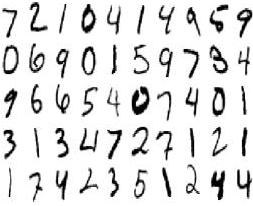
#> input picture pics/handWriting.jpg, 253 x 206 px; its folder holds only this picture in this run
$ python -i skeletonDetection.py   (imports and definitions only)   (older library calls are emulated)
#> lines starting #> are read from the running program, lines starting #| are printed output that depends on the picture
#> further down, picture is the input picture: shape (206, 253); min 0, max 255, mean 224.1
"""
Algorithms for computing the skeleton of a binary image
"""

import numpy as np
from scipy import ndimage

from ._skeletonize import _skeletonize_loop, _table_lookup_index

# --------- Skeletonization by morphological thinning ---------

# [137 lines left out: function skeletonize, not called in this run]

# --------- Skeletonization by medial axis transform --------

_eight_connect = ndimage.generate_binary_structure(2, 2)


def medial_axis(image, mask=None, return_distance=False):
    """
    Compute the medial axis transform of a binary image

    Parameters
    ----------

    image : binary ndarray

    mask : binary ndarray, optional
        If a mask is given, only those elements with a true value in `mask`
        are used for computing the medial axis.

    return_distance : bool, optional
        If true, the distance transform is returned as well as the skeleton.

    Returns
    -------

    out : ndarray of bools
        Medial axis transform of the image

    dist : ndarray of ints
        Distance transform of the image (only returned if `return_distance`
        is True)

    See also
    --------
    skeletonize

    Notes
    -----
    This algorithm computes the medial axis transform of an image
    as the ridges of its distance transform.

    The different steps of the algorithm are as follows
     * A lookup table is used, that assigns 0 or 1 to each configuration of
       the 3x3 binary square, whether the central pixel should be removed
       or kept. We want a point to be removed if it has more than one neighbor
       and if removing it does not change the number of connected components.

     * The distance transform to the background is computed, as well as
       the cornerness of the pixel.

     * The foreground (value of 1) points are ordered by
       the distance transform, then the cornerness.

     * A cython function is called to reduce the image to its skeleton. It
       processes pixels in the order determined at the previous step, and
       removes or maintains a pixel according to the lookup table. Because
       of the ordering, it is possible to process all pixels in only one
       pass.

    Examples
    --------
    >>> square = np.zeros((7, 7), dtype=np.uint8)
    >>> square[1:-1, 2:-2] = 1
    >>> square
    array([[0, 0, 0, 0, 0, 0, 0],
           [0, 0, 1, 1, 1, 0, 0],
           [0, 0, 1, 1, 1, 0, 0],
           [0, 0, 1, 1, 1, 0, 0],
           [0, 0, 1, 1, 1, 0, 0],
           [0, 0, 1, 1, 1, 0, 0],
           [0, 0, 0, 0, 0, 0, 0]], dtype=uint8)
    >>> morphology.medial_axis(square).astype(np.uint8)
    array([[0, 0, 0, 0, 0, 0, 0],
           [0, 0, 1, 0, 1, 0, 0],
           [0, 0, 0, 1, 0, 0, 0],
           [0, 0, 0, 1, 0, 0, 0],
           [0, 0, 0, 1, 0, 0, 0],
           [0, 0, 1, 0, 1, 0, 0],
           [0, 0, 0, 0, 0, 0, 0]], dtype=uint8)

    """
#> called with return_distance = False
    global _eight_connect
    if mask is None:
        masked_image = image.astype(np.bool)
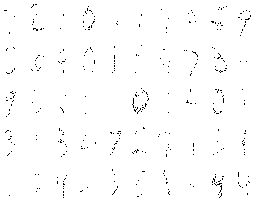
#> masked_image: shape (206, 253) bool; 98.8% white; black in thin lines or dots
    else:
        masked_image = image.astype(bool).copy()
        masked_image[~mask] = False
    #
    # Build lookup table - three conditions
    # 1. Keep only positive pixels (center_is_foreground array).
    # AND
    # 2. Keep if removing the pixel results in a different connectivity
    # (if the number of connected components is different with and
    # without the central pixel)
    # OR
    # 3. Keep if # pixels in neighbourhood is 2 or less
    # Note that table is independent of image
    center_is_foreground = (np.arange(512) & 2**4).astype(bool)
    table = (center_is_foreground  # condition 1.
                &
            (np.array([ndimage.label(_pattern_of(index), _eight_connect)[1] !=
                        ndimage.label(_pattern_of(index & ~ 2**4),
                                    _eight_connect)[1]
                        for index in range(512)]) # condition 2
                |
        np.array([np.sum(_pattern_of(index)) < 3 for index in range(512)]))
        # condition 3
            )


    # Build distance transform
    distance = ndimage.distance_transform_edt(masked_image)
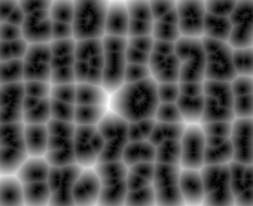
#> distance: shape (206, 253) float64; min 0, max 24.04, mean 7.5; drawn with min black and max white
    if return_distance:
        store_distance = distance.copy()

    # Corners
    # The processing order along the edge is critical to the shape of the
    # resulting skeleton: if you process a corner first, that corner will
    # be eroded and the skeleton will miss the arm from that corner. Pixels
    # with fewer neighbors are more "cornery" and should be processed last.
    # We use a cornerness_table lookup table where the score of a
    # configuration is the number of background (0-value) pixels in the
    # 3x3 neighbourhood
    cornerness_table = np.array([9 - np.sum(_pattern_of(index))
                                 for index in range(512)])
    corner_score = _table_lookup(masked_image, cornerness_table)

    # Define arrays for inner loop
    i, j = np.mgrid[0:image.shape[0], 0:image.shape[1]]
    result = masked_image.copy()
    distance = distance[result]
    i = np.ascontiguousarray(i[result], np.int32)
    j = np.ascontiguousarray(j[result], np.int32)
    result = np.ascontiguousarray(result, np.uint8)

    # Determine the order in which pixels are processed.
    # We use a random # for tiebreaking. Assign each pixel in the image a
    # predictable, random # so that masking doesn't affect arbitrary choices
    # of skeletons
    #
    generator = np.random.RandomState(0)
    tiebreaker = generator.permutation(np.arange(masked_image.sum()))
    order = np.lexsort((tiebreaker,
                        corner_score[masked_image],
                        distance))
    order = np.ascontiguousarray(order, np.int32)

    table = np.ascontiguousarray(table, np.uint8)
    # Remove pixels not belonging to the medial axis
    _skeletonize_loop(result, i, j, order, table)

    result = result.astype(bool)
    if not mask is None:
        result[~mask] = image[~mask]
    if return_distance:
        return result, store_distance
    else:
        return result

def _pattern_of(index):
    """
    Return the pattern represented by an index value
    Byte decomposition of index
    """
    return np.array([[index & 2**0, index & 2**1, index & 2**2],
                     [index & 2**3, index & 2**4, index & 2**5],
                     [index & 2**6, index & 2**7, index & 2**8]], bool)


def _table_lookup(image, table):
    """
    Perform a morphological transform on an image, directed by its
    neighbors

    Parameters
    ----------
    image : ndarray
        A binary image
    table : ndarray
        A 512-element table giving the transform of each pixel given
        the values of that pixel and its 8-connected neighbors.
    border_value : bool
        The value of pixels beyond the border of the image.

    Returns
    -------
    result : ndarray of same shape as `image`
        Transformed image

    Notes
    -----
    The pixels are numbered like this::

      0 1 2
      3 4 5
      6 7 8

    The index at a pixel is the sum of 2**<pixel-number> for pixels
    that evaluate to true.
    """
    #
    # We accumulate into the indexer to get the index into the table
    # at each point in the image
    #
    if image.shape[0] < 3 or image.shape[1] < 3:
        image = image.astype(bool)
        indexer = np.zeros(image.shape, int)
        indexer[1:, 1:]   += image[:-1, :-1] * 2**0
        indexer[1:, :]    += image[:-1, :] * 2**1
        indexer[1:, :-1]  += image[:-1, 1:] * 2**2

        indexer[:, 1:]    += image[:, :-1] * 2**3
        indexer[:, :]     += image[:, :] * 2**4
        indexer[:, :-1]   += image[:, 1:] * 2**5

        indexer[:-1, 1:]  += image[1:, :-1] * 2**6
        indexer[:-1, :]   += image[1:, :] * 2**7
        indexer[:-1, :-1] += image[1:, 1:] * 2**8
    else:
#> (the run stopped early here; a loop or call above may not have finished)
